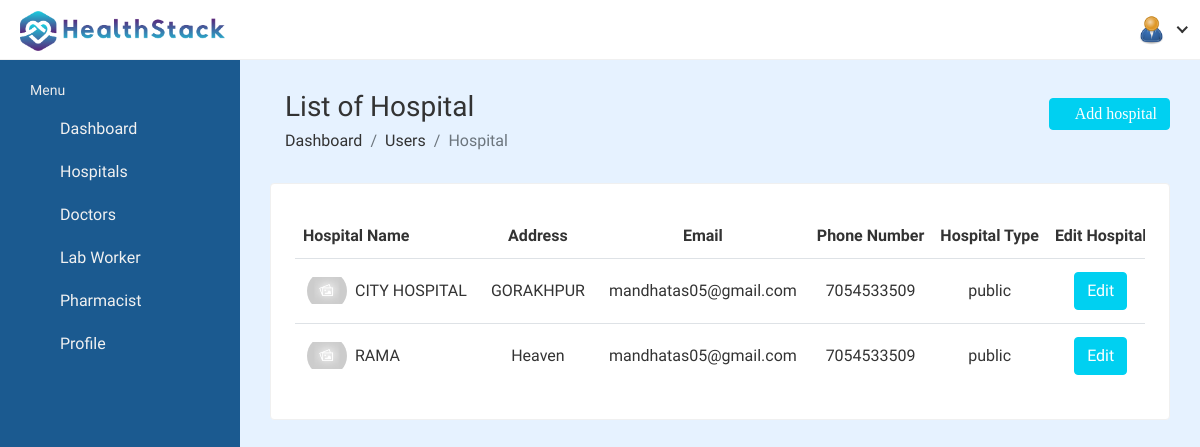
/hospital_admin/hospital-list/ (signed in), run on the app's committed database.
### hospital_admin/models.py (models this page shows, shortened)
class Admin_Information(models.Model):
    ADMIN_TYPE = (
        ('hospital', 'hospital'),
        ('laboratory', 'laboratory'),
        ('pharmacy', 'pharmacy'),
    )
    admin_id = models.AutoField(primary_key=True, editable=False)
    user = models.OneToOneField(User, on_delete=models.CASCADE, null=True, blank=True, related_name='hospital_admin')
    username = models.CharField(null=True, blank=True, max_length=200)
    name = models.CharField(max_length=200, null=True, blank=True)
    featured_image = models.ImageField(upload_to='admin/', default='admin/user-default.png', null=True, blank=True)
    phone_number = models.IntegerField(null=True, blank=True)
    email = models.CharField(max_length=200, null=True, blank=True)
    role = models.CharField(max_length=200, choices=ADMIN_TYPE, null=True, blank=True)
    hospital = models.ForeignKey(Hospital_Information, on_delete=models.SET_NULL, null=True, blank=True)

### hospital/models.py (models this page shows, shortened)
class Hospital_Information(models.Model):
    HOSPITAL_TYPE = (
        ('private', 'Private hospital'),
        ('public', 'Public hospital'),
    )
    hospital_id = models.AutoField(primary_key=True)
    name = models.CharField(max_length=200, null=True, blank=True)
    address = models.CharField(max_length=200, null=True, blank=True)
    featured_image = models.ImageField(upload_to='hospitals/', default='hospitals/default.png', null=True, blank=True)
    description = models.TextField(null=True, blank=True)
    email = models.EmailField(max_length=200, null=True, blank=True)
    phone_number = models.IntegerField(null=True, blank=True)
    hospital_type = models.CharField(max_length=200, choices=HOSPITAL_TYPE)
    general_bed_no = models.IntegerField(null=True, blank=True)
    available_icu_no = models.IntegerField(null=True, blank=True)
    regular_cabin_no = models.IntegerField(null=True, blank=True)
    emergency_cabin_no = models.IntegerField(null=True, blank=True)
    vip_cabin_no = models.IntegerField(null=True, blank=True)

### hospital_admin/views.py (the view)
# urls.py: path('hospital-list/', views.hospital_list,name='hospital-list'),
@csrf_exempt
@login_required(login_url='admin_login')
def hospital_list(request):
    user = Admin_Information.objects.get(user=request.user)
    hospitals = Hospital_Information.objects.all()
    context = { 'admin': user, 'hospitals': hospitals}
    return render(request, 'hospital_admin/hospital-list.html', context)

### templates/hospital_admin/hospital-list.html (shortened to what this page needs)
{%load static%}
<!DOCTYPE html>
<html lang="en">
<head>
        <link rel="stylesheet" href="{% static 'CURE QUEST-System/css/admin/bootstrap.min.css'%}">
        <link rel="stylesheet" href="{% static 'CURE QUEST-System/css/admin/font-awesome.min.css'%}">
        <link rel="stylesheet" href="{% static 'CURE QUEST-System/admin_assets/css/feathericon.min.css'%}">
		<link rel="stylesheet" href="{% static 'CURE QUEST-System/plugins/admin/datatables/datatables.min.css'%}">
        <link rel="stylesheet" href="{% static 'CURE QUEST-System/css/admin/style.css'%}">
    </head>
    <body>
        <div class="main-wrapper">
			<header class="header">{% include 'hospital_admin/hospital-admin-navbar.html' %}</header>
			<aside class="sidebar" id="sidebar">
				{% include 'hospital_admin/hospital-admin-sidebar.html' %} </aside>
            <div class="page-wrapper">
                <div class="content container-fluid">
					<div class="">
						<a href="{% url 'add-hospital' %}"  class="fe fe-plus btn btn-primary float-right mt-2 ">Add hospital</a>
					</div>
					<div class="page-header">
						<div class="row">
							<div class="col-sm-12">
								<h3 class="page-title">List of Hospital</h3>
								<ul class="breadcrumb">
									<li class="breadcrumb-item"><a href="index.html">Dashboard</a></li>
									<li class="breadcrumb-item"><a href="javascript:(0);">Users</a></li>
									<li class="breadcrumb-item active">Hospital</li>
								</ul>
							</div>
						</div>
					</div>
					<div class="row">
						 <div class="col-sm-12">
							 <div class="card">
								 <div class="card-body">
									 <div class="table-responsive">
										<table class="datatable table table-hover table-center mb-0">
												<tr style="text-align: center;">
													<th style="text-align: left;">Hospital Name</th>
													<th>Address</th>
													<th>Email</th>
													<th>Phone Number</th>
													<th>Hospital Type</th>
													<th>Edit Hospital</th>
												</tr>
											 {% for hospital in hospitals %}
												<tr style="text-align: center;">
													<td style="text-align: left;">
														<h2 class="table-avatar">
															<a href="#" class="avatar avatar-sm mr-2"><img class="avatar-img rounded-circle" src="{{hospital.featured_image.url}}" alt="User Image"></a>
															<a href="#">{{hospital.name}}</a>
														</h2>
													</td>
													<td>{{hospital.address}}</td>
													<td>{{hospital.email}}<br>
													<td>{{hospital.phone_number}}</td>
													<td>{{hospital.hospital_type}}</td>
													<td><a href="{% url 'edit-hospital' pk=hospital.hospital_id %}" class="btn btn-primary">Edit</a></td>
												</tr>
		                                 {% endfor %}
</table>
</div>
</div>
</div>
</div>
</div>
</div>
</div>
</div>
    </body>
</html>

### templates/hospital_admin/hospital-admin-navbar.html (shortened to what this page needs)
{% load static %}
    <div class="header-left">
        <a href="{% url 'admin-dashboard' %}" class="logo">
            <img src="{% static 'CURE QUEST-System/images/Normal/logo.jpg' %}" alt="Logo">
        </a>
    </div>
    <a href="javascript:void(0);" id="toggle_btn">
        <i class="fe fe-text-align-left"></i>
    </a>
    <ul class="nav user-menu">
        <li class="nav-item dropdown has-arrow">
            <a href="#" class="dropdown-toggle nav-link" data-toggle="dropdown">
                <span class="user-img"><img class="rounded-circle" src="{{admin.featured_image.url}}" width="31" alt="{{admin.name}}"></span>
            </a>
        </li>
    </ul>

### templates/hospital_admin/hospital-admin-sidebar.html (shortened to what this page needs)
<div class="sidebar" id="sidebar">
    <div class="sidebar-inner slimscroll">
        <div id="sidebar-menu" class="sidebar-menu">
            <ul>
                <li class="menu-title">
                    <span>Menu</span>
                </li>
                <li class="">
                    <a href="{%url 'admin-dashboard' %}"><i class="fe fe-home"></i> <span>Dashboard</span></a>
                </li>
                <li class="submenu">
                    <a href="#"><i class="fe fe-building"></i> <span> Hospitals</span></a>
                </li>
                <li class="submenu">
                    <a href="#"><i class="fe fe-user-plus"></i> <span>Doctors</span></a>
                </li>
                <li class="submenu">
                    <a href="#"><i class="fe fe-user"></i> <span> Lab Worker</span></a>
                </li>
                <li class="submenu">
                    <a href="#"><i class="fe fe-user"></i> <span> Pharmacist</span></a>
                </li>
                <li>
                    <a href="{%url 'hospital-admin-profile' pk=user.id %}"><i class="fe fe-user-plus"></i> <span>Profile</span></a>
                </li>
            </ul>
        </div>
    </div>
</div>

### templates/message.html (shortened to what this page needs)
{% load static %}

### data on the page
Admin_Information: featured_image (placeholder picture)
Hospital_Information: featured_image (placeholder picture), name "CITY HOSPITAL", address "GORAKHPUR", email "mandhatas05@gmail.com", phone_number "7054533509", hospital_type "public"
Hospital_Information: featured_image (placeholder picture), name "RAMA", address "Heaven", email "mandhatas05@gmail.com", phone_number "7054533509", hospital_type "public"
